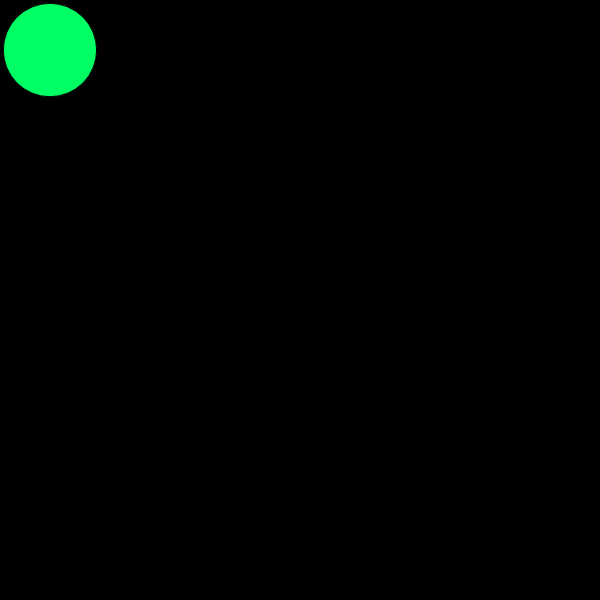
Frame 1 (no input)
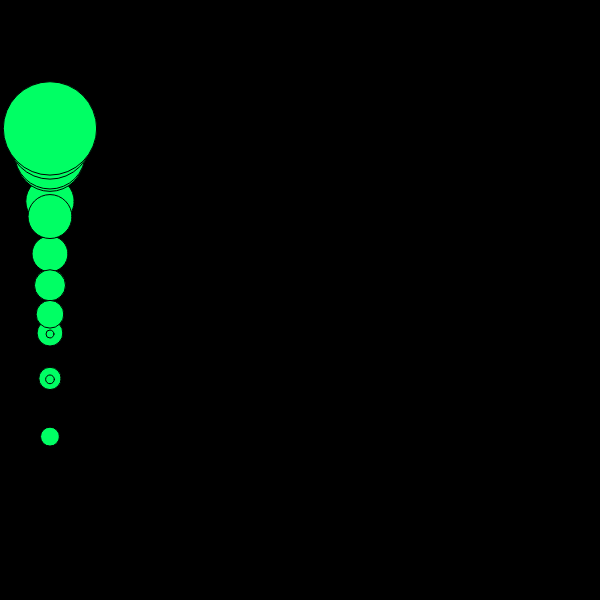
Frame 60 (no input)
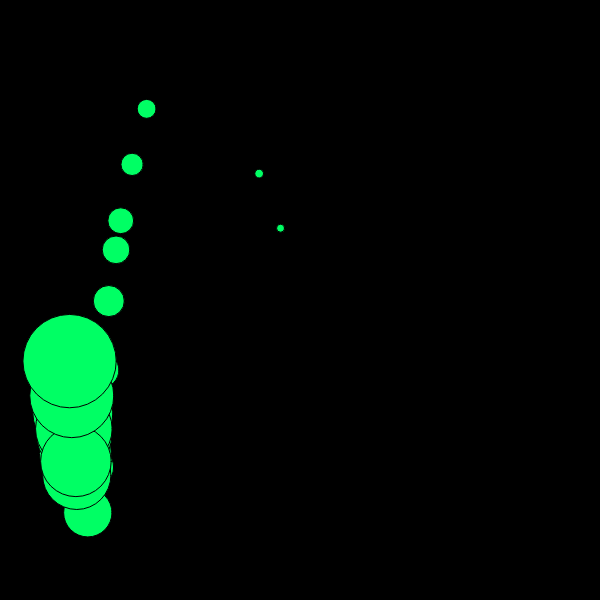
Frame 120 (the mouse pressed at the canvas centre since frame 60)

The p5.js sketch that drew these frames (run headless with seeded random() and noise() and a simulated clock; from frame 60 on, the mouse is pressed at the canvas centre):

// p5.js sketch
// ── sketch.js

'use strict'

let persistForce;
let wind;

let movers = [];
const numMovers = 20;

function setup() {

    createCanvas( 600, 600 );

    persistForce = createVector( 0, 0.2 );
    wind = createVector( 0.05, 0 );

    for ( let i = 0; i < numMovers; i++ ) {

        createMover();

    }

    console.log( movers );

}

function createMover() {

    //create a new mover
    let mover = new Mover();
    mover.position = createVector( 50, 50 );
    mover.mass = random( 0.1, 5.0 );

    // add it to the movers array
    movers.push( mover );

}

function draw() {

    background( 0 );

    // iterate through our movers
    for ( let i = 0; i < movers.length; i++ ) {

        if ( mouseIsPressed ) {

        movers[i].applyForce( wind );

        }

        movers[i].applyForce( persistForce );
        movers[i].checkEdges();
        movers[i].update();
        movers[i].display();

    }

}

function Mover() {

    this.position = createVector( width / 2, height / 2 );
    this.velocity = createVector( 0, 0 );
    this.acceleration = createVector( 0, 0 );
    this.topSpeed = 500;

    this.mass;
    this.col = color( 0, 255, 100 );

    // **** apply a force
    this.applyForce = function( force ) {

        // force is inverse proportional to mass
        let f = p5.Vector.div( force, this.mass );
        this.acceleration.add( f );

    }

    this.update = function() {

        this.velocity.add( this.acceleration );
        this.velocity.limit( this.topSpeed );
        this.position.add( this.velocity );

        // **** clear acceleration at end of update! ****
        this.acceleration.mult( 0 );

    }

    this.checkEdges = function() {

        let s = ( this.mass * 20 ) * 0.5;
        if ( this.position.x > width - s ) {

            this.position.x = width - s;
            this.velocity.x *= -1;

        } else if ( this.position.x < 0 + s ) {

            this.position.x = 0 + s;
            this.velocity.x *= -1;

        }

        if ( this.position.y > height - s ) {

            this.position.y = height - s;
            this.velocity.y *= -1;

        } else if ( this.position.y < 0 + s ) {

            this.position.y = 0 + s;
            this.velocity.y *= -1;

        }

    }

    this.display = function() {

        fill( this.col );
        ellipse( this.position.x, this.position.y, this.mass * 20, this.mass * 20 );

    }

}
